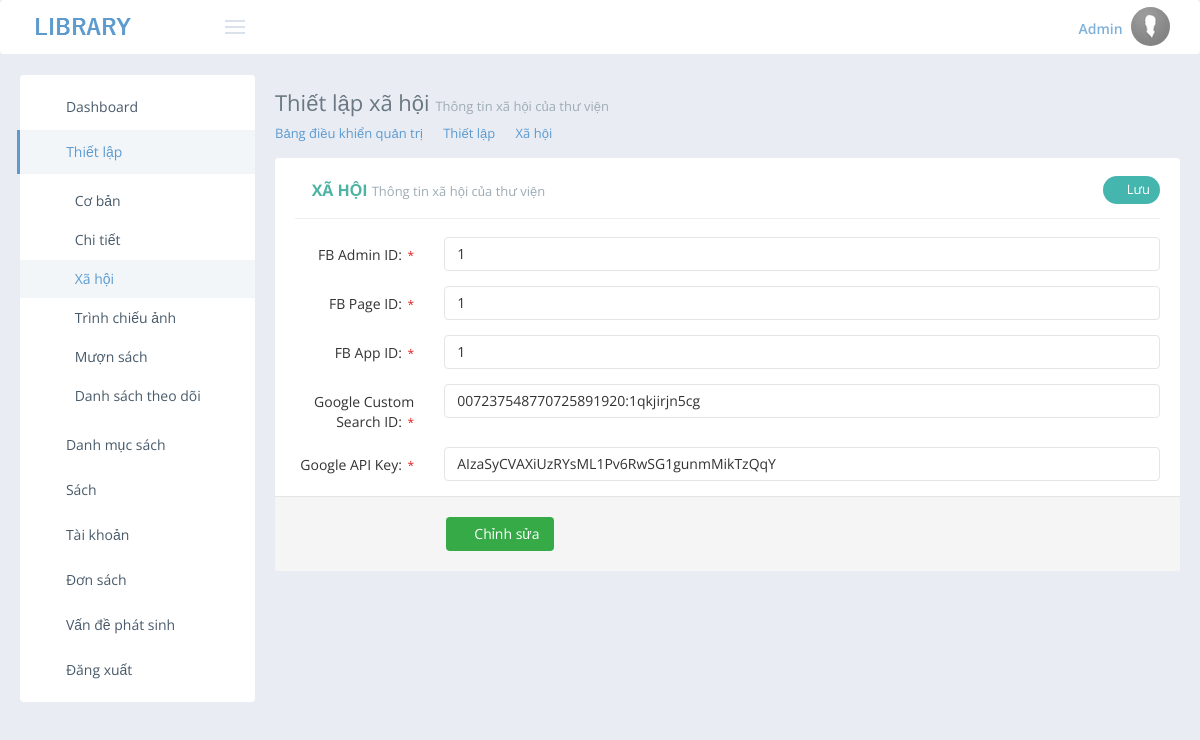
/admin/social.php (signed in), run on the app's committed database.
### tables this page shows
CREATE TABLE IF NOT EXISTS `setting` (
  `unique` int(1) NOT NULL DEFAULT '1',
  `title` text NOT NULL,
  `tit` text NOT NULL,
  `description` text NOT NULL,
  `introduce` longtext NOT NULL,
  `term` text NOT NULL,
  `keyword` text NOT NULL,
  `domain` text NOT NULL,
  `fb_id_admin` text NOT NULL,
  `fb_id_app` text NOT NULL,
  `fb_id_page` text NOT NULL,
  `admin_mail` text NOT NULL,
  `admin_phone` text NOT NULL,
  `admin_address` text NOT NULL,
  `admin_skype` text NOT NULL,
  `admin_yahoo` text NOT NULL,
  `gcseid` text NOT NULL,
  `gkey` text NOT NULL,
  `logo` text NOT NULL,
  `view` int(11) NOT NULL,
  `slide1` text NOT NULL,
  `slide2` text NOT NULL,
  `limitinorder` int(11) NOT NULL,
  `limitdayorder` int(11) NOT NULL
);

### admin/social.php (the view, shortened to what this page needs)
<?php
$pagelv1='<link rel="stylesheet" type="text/css" href="../../assets/global/plugins/select2/select2.min.css"/>
<link rel="stylesheet" type="text/css" href="../../assets/global/plugins/bootstrap-summernote/summernote.css">
<link rel="stylesheet" type="text/css" href="../../assets/global/plugins/jquery-tags-input/jquery.tagsinput.min.css"/>';
require_once('./lib/header.php');
?>
	<div class="page-content-wrapper">
		<div class="page-content">
			<div class="page-head">
				<div class="page-title">
					<h1>Thiết lập xã hội <small>Thông tin xã hội của thư viện</small></h1>
				</div>
			</div>
			<ul class="page-breadcrumb breadcrumb">
				<li>
					<a href="dash.php">Bảng điều khiển quản trị</a>
					<i class="fa fa-circle"></i>
				</li>
				<li>
					<a href="#">Thiết lập</a>
					<i class="fa fa-circle"></i>
				</li>
				<li>
					<a href="social.php">Xã hội</a>
				</li>
			</ul>
			<?php
			$sql='SELECT * FROM `setting`';
			$query=@mysql_query($sql);
			$row=@mysql_fetch_assoc($query);
			?>
			<div class="row">
				<div class="col-md-12">
					<form class="form-horizontal form-row-seperated" onsubmit='return social();'>
 						<div class="portlet light">
							<div class="portlet-title">
								<div class="caption">
									<i class="icon-social-facebook font-green-sharp"></i>
									<span class="caption-subject font-green-sharp bold uppercase">
									Xã hội </span>
									<span class="caption-helper">Thông tin xã hội của thư viện</span>
								</div>
								<div class="actions btn-set">
									<button type='submit' class="btn green-haze btn-circle"><i class="fa fa-check"></i> Lưu</button>
								</div>
							</div>
							<div class="portlet-body">
								<div class="form-body">
									<div class="form-group" id='admindiv'>
										<label class="col-md-2 control-label">FB Admin ID: <span class="required">*</span></label>
										<div class="col-md-10">
										<div class='input-icon right'>
											<i class='fa fa-info-circle tooltips' data-original-title='Mục này là bắt buộc' data-container='body' id='erradmin'></i>
											<input type="text" class="form-control" id="admin" value="<?=$row['fb_id_admin']?>">
										</div>
										</div>
									</div>
									<div class="form-group" id='pagediv'>
										<label class="col-md-2 control-label">FB Page ID: <span class="required">*</span></label>
										<div class="col-md-10">
										<div class='input-icon right'>
											<i class='fa fa-info-circle tooltips' data-original-title='Mục này là bắt buộc' data-container='body' id='errpage'></i>
											<input type="text" class="form-control" id="page" value="<?=$row['fb_id_page']?>">
										</div>
										</div>
									</div>
									<div class="form-group" id='appdiv'>
										<label class="col-md-2 control-label">FB App ID: <span class="required">*</span></label>
										<div class="col-md-10">
										<div class='input-icon right'>
											<i class='fa fa-info-circle tooltips' data-original-title='Mục này là bắt buộc' data-container='body' id='errapp'></i>
											<input type="text" class="form-control" id="app" value="<?=$row['fb_id_app']?>">
										</div>
										</div>
									</div>
									<div class="form-group" id='gcseiddiv'>
										<label class="col-md-2 control-label">Google Custom Search ID: <span class="required">*</span></label>
										<div class="col-md-10">
										<div class='input-icon right'>
											<i class='fa fa-info-circle tooltips' data-original-title='Mục này là bắt buộc' data-container='body' id='errgcseid'></i>
											<input type="text" class="form-control" id="gcseid" value="<?=$row['gcseid']?>">
										</div>
										</div>
									</div>
									<div class="form-group" id='gkeydiv'>
										<label class="col-md-2 control-label">Google API Key: <span class="required">*</span></label>
										<div class="col-md-10">
										<div class='input-icon right'>
											<i class='fa fa-info-circle tooltips' data-original-title='Mục này là bắt buộc' data-container='body' id='errgkey'></i>
											<input type="text" class="form-control" id="gkey" value="<?=$row['gkey']?>">
										</div>
										</div>
									</div>
								<div class="form-actions form-actionlol">
									<div class="row">
										<div class="col-md-offset-2 col-md-10">
											<button type="submit" class="btn green"><i class="fa fa-check"></i> Chỉnh sửa</button>
										</div>
									</div>
								</div>
							</div>
						</div>
					</form>
				</div>
			</div>
		</div>
	</div>
<?php
require_once('./lib/footer.php');
?>

### assets/admin/layout/css/layout.css (style rules this page uses)
.page-head:before, .page-head:after { content: " "; display: table; }
.page-head:after { clear: both; }
.page-head .page-title { display: inline-block; float: left; padding: 5px 0 10px 0; }
.page-head .page-title > h1 { color: #697882; font-size: 22px; font-weight: 400; margin: 0; padding: 0; }
.page-head .page-title > h1 > small { color: #9eacb4; font-size: 13px; font-weight: 400; }
.breadcrumb { background: none; padding: 0 0 15px 0; margin: 0; color: #c5ccd5; }
.breadcrumb > li + li:before { display: none; }
.breadcrumb .fa { font-size: 6px; margin: 0 2px 0 4px; position: relative; top: -1px; }
.page-content { margin-top: 0px; padding: 0px; }
@media (min-width: 992px) { .page-content-wrapper { float: left; width: 100%; } }
@media (min-width: 992px) { .page-content-wrapper .page-content { margin-left: 235px; margin-top: 0px; min-height: 600px; padding: 10px 0 0 20px; } }
.form-actionlol { padding: 20px 10px 20px 20px; background-color: #f5f5f5; border-top: 1px solid #e5e5e5; margin-bottom: -15px; margin-left: -20px; margin-right: -20px; -moz-border-radius-bottomright: 4px; -webkit-border-bottom-right-radius: 4px; -moz-border-radius-bottomleft: 4px; -webkit-border-bottom-left-radius: 4px; }

### data on the page
setting: fb_id_admin "1", fb_id_page "1", fb_id_app "1", gcseid "007237548770725891920:1qkjirjn5cg", gkey "AIzaSyCVAXiUzRYsML1Pv6RwSG1gunmMikTzQqY"
